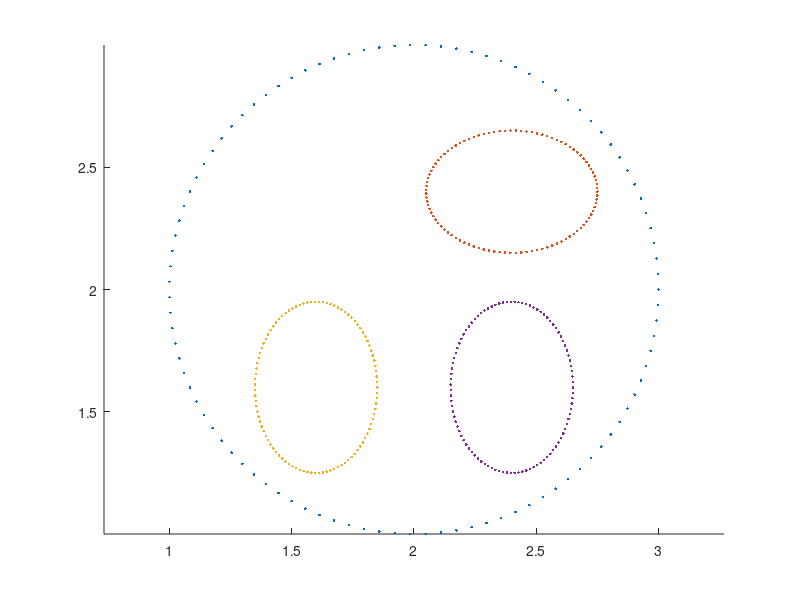

Write MATLAB code to recreate this figure. (Note: this script raises an error after producing the figure.)
%%  interpolation varios
clear ; close all; clc
addpath('Functions','Files','ClosedCurves2D3D','Mesh_voxelisation');
%%
t = linspace(0,2*pi,100);
x = cos(t);
y = sin(t);

c1  = [x;y;0*ones(size(t))] +[2;2;0];
c2 = [.35*x;.25*y;1*ones(size(t))]+[.4 ;.4 ;0] +[2;2;0];
c3 = [.25*x;.35*y;1*ones(size(t))] - [.4 ;.4 ;0] +[2;2;0];
c4 = [.25*x;.35*y;1*ones(size(t))] + [.4 ;-.4 ;0] +[2;2;0];

figure(1); hold on; axis equal
plot3(c1(1,:),c1(2,:),c1(3,:),'.')
plot3(c2(1,:),c2(2,:),c2(3,:),'.')
plot3(c3(1,:),c3(2,:),c3(3,:),'.')
plot3(c4(1,:),c4(2,:),c4(3,:),'.')

%%
std = 10;
[ftc1,~,~,Ro1] = GeodesicElasticClosed2(c1(1:2,:),c2(1:2,:),std-1);
[ftc2,~,~,Ro2] = GeodesicElasticClosed2(c1(1:2,:),c3(1:2,:),std-1);
[ftc3,~,~,Ro3] = GeodesicElasticClosed2(c1(1:2,:),c4(1:2,:),std-1);


%%
t2 = linspace(0,1,std);
mc1 = mean(c1,2);
mc2 = mean(c2,2);
mc3 = mean(c3,2);
mc4 = mean(c4,2);

s1 = (1-repmat(t2,3,1)).*mc1 +  (repmat(t2,3,1)).*mc2;
s2 = (1-repmat(t2,3,1)).*mc1 +  (repmat(t2,3,1)).*mc3;
s3 = (1-repmat(t2,3,1)).*mc1 +  (repmat(t2,3,1)).*mc4;

plot3(s1(1,:),s1(2,:),s1(3,:),'+')
plot3(s2(1,:),s2(2,:),s2(3,:),'+')
plot3(s3(1,:),s3(2,:),s3(3,:),'+')

figure(1); hold on, axis equal

di1 = deltaS(c1(1:2,:)',(ftc1{1}*Ro1));
df1 = deltaS(c2(1:2,:)',(ftc1{end}*Ro1));
di2 = deltaS(c1(1:2,:)',(ftc2{1}*Ro2));
df2 = deltaS(c3(1:2,:)',(ftc2{end}*Ro2));
di3 = deltaS(c1(1:2,:)',(ftc3{1}*Ro3));
df3 = deltaS(c4(1:2,:)',(ftc3{end}*Ro3));

ds1 = (1-repmat(t2,2,1)).*di1' +  (repmat(t2,2,1)).*df1';
ds2 = (1-repmat(t2,2,1)).*di2' +  (repmat(t2,2,1)).*df2';
ds3 = (1-repmat(t2,2,1)).*di3' +  (repmat(t2,2,1)).*df3';


%%
pC = [];
for  ii =1:std
    %figure(1); hold on
    aa1 = (ftc1{ii}*Ro1).*ds1(:,ii)';
    aa2 = (ftc2{ii}*Ro2).*ds2(:,ii)';
    aa3 = (ftc3{ii}*Ro3).*ds3(:,ii)';
    
    Cf1 = horzcat(aa1 , s1(3,ii)*ones(numel(aa1)/2,1));
    Cf1 =Translation_matrix(Cf1',s1(:,ii)');
    %plot3(Cf1(1,:),Cf1(2,:),Cf1(3,:),'.-')
    
    Cf2 = horzcat(aa2 , s1(3,ii)*ones(numel(aa2)/2,1));
    Cf2 =Translation_matrix(Cf2',s2(:,ii)');
   % plot3(Cf2(1,:),Cf2(2,:),Cf2(3,:),'.-')
    
    Cf3 = horzcat(aa3 , s1(3,ii)*ones(numel(aa3)/2,1));
    Cf3 =Translation_matrix(Cf3',s3(:,ii)');
    
    mn = [max(Cf1,[],2), max(Cf2,[],2)]; mn = round(mn(1:2,:)+1);
    m = max(mn(1,:)); n = max(mn(2,:));
    
    b1 = poly2mask(Cf1(1,:)*100,Cf1(2,:)*100,100*m,100*n);
    b2 = poly2mask(Cf2(1,:)*100,Cf2(2,:)*100,100*m,100*n);
    b3 = poly2mask(Cf3(1,:)*100,Cf3(2,:)*100,100*m,100*n);
    overL = sum(sum((b1 & b2) & b3));
    
    figure(2); hold on; axis equal
    if overL > 0
%         aaa =[Cf1(1,:),Cf2(1,:);Cf1(2,:),Cf2(2,:)];
%         aaaz = [Cf1(3,:),Cf2(3,:)];
%         %k= convhull(aaa(1,:),aaa(2,:));
%         k= boundary(aaa(1,:)',aaa(2,:)');
%         plot3(aaa(1,k),aaa(2,k),aaaz(k),'.-')

        bw = (b1 + b2) +b3;
        bw2 = bwperim(bw);
        [row,col] = find(bw2 == 1);
        row = row./100;
        col = col./100;
        zz = Cf1(3,1)*ones(size(row));
        plot3(row,col,zz,'.')
        pC  = [[row col zz];pC];
    else
        bw1 = bwperim(b1);
        [row1,col1] = find(bw1 == 1);
        row1 = row1./100;
        col1 = col1./100;
        zz1= Cf1(3,1)*ones(size(row1));
        plot3(row1,col1,zz1,'.')
         pC  = [[row1 col1 zz1];pC];
        
        
        bw2 = bwperim(b2);
        [row2,col2] = find(bw2 == 1);
        row2 = row2./100;
        col2 = col2./100;
        zz2 = Cf2(3,1)*ones(size(row2));
        plot3(row2,col2,zz2,'.')
         pC  = [[row2 col2 zz2];pC];
        
        bw3 = bwperim(b3);
        [row3,col3] = find(bw3 == 1);
        row3 = row3./100;
        col3 = col3./100;
        zz3= Cf3(3,1)*ones(size(row3));
        plot3(row3,col3,zz3,'.')
         pC  = [[row3 col3 zz3];pC];
        %plot3(Cf1(1,:),Cf1(2,:),Cf1(3,:),'.-')
        %plot3(Cf2(1,:),Cf2(2,:),Cf2(3,:),'.-')
    end    
end




















